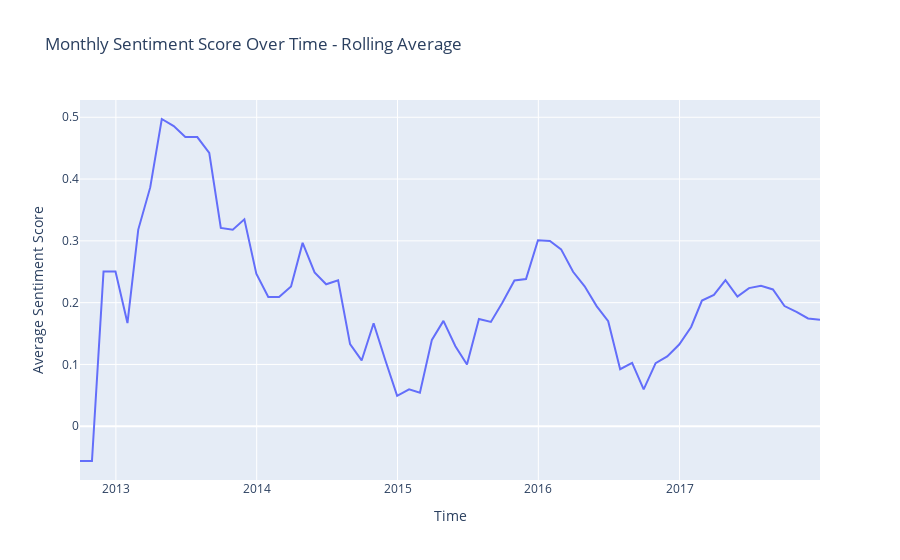

This figure's notebook cell:
### Markdown cell above
#### Transformations for EDA

Aggregating the time period by month and utilizing a moving average with a rolling window of 7 periods to properly visualize the sentiment along with the number of tweets from 2012 onwards. The visualization is a tool to retrieve insights from the data to consider when approaching next development stages.

### Code cell
# rilter the data to include only dates from 2012 onwards
df_filtered = df[df['created_at'].dt.year >= 2012]
# Aggregate sentiment scores by week or month and calculate the mean
# # For monthly average:
monthly_sentiment = df_filtered.resample('M', on='created_at')['sentiment'].mean().reset_index()
# Choose one of the above, then apply a rolling window
rolling_window_size = 7  # 7 periods rolling average
monthly_sentiment['rolling_sentiment'] = monthly_sentiment['sentiment'].rolling(window=rolling_window_size, min_periods=1).mean()

# plotting monthly sentiment 
fig = px.line(monthly_sentiment, x='created_at', y='rolling_sentiment', title='Monthly Sentiment Score Over Time - Rolling Average')
fig.update_xaxes(title_text='Time')
fig.update_yaxes(title_text='Average Sentiment Score')
fig.show()

### Figure 1 — Plotly figure (JSON) as saved in the notebook; plotly's stock layout.template omitted (floating-point values rounded to 4 significant figures)
{"data": [{"hovertemplate": "created_at=%{x}<br>rolling_sentiment=%{y}<extra></extra>", "legendgroup": "", "line": {"color": "#636efa", "dash": "solid"}, "marker": {"symbol": "circle"}, "mode": "lines", "name": "", "orientation": "v", "showlegend": false, "type": "scatter", "x": ["2012-09-30T00:00:00", "2012-10-31T00:00:00", "2012-11-30T00:00:00", "2012-12-31T00:00:00", "2013-01-31T00:00:00", "2013-02-28T00:00:00", "2013-03-31T00:00:00", "2013-04-30T00:00:00", "2013-05-31T00:00:00", "2013-06-30T00:00:00", "2013-07-31T00:00:00", "2013-08-31T00:00:00", "2013-09-30T00:00:00", "2013-10-31T00:00:00", "2013-11-30T00:00:00", "2013-12-31T00:00:00", "2014-01-31T00:00:00", "2014-02-28T00:00:00", "2014-03-31T00:00:00", "2014-04-30T00:00:00", "2014-05-31T00:00:00", "2014-06-30T00:00:00", "2014-07-31T00:00:00", "2014-08-31T00:00:00", "2014-09-30T00:00:00", "2014-10-31T00:00:00", "2014-11-30T00:00:00", "2014-12-31T00:00:00", "2015-01-31T00:00:00", "2015-02-28T00:00:00", "2015-03-31T00:00:00", "2015-04-30T00:00:00", "2015-05-31T00:00:00", "2015-06-30T00:00:00", "2015-07-31T00:00:00", "2015-08-31T00:00:00", "2015-09-30T00:00:00", "2015-10-31T00:00:00", "2015-11-30T00:00:00", "2015-12-31T00:00:00", "2016-01-31T00:00:00", "2016-02-29T00:00:00", "2016-03-31T00:00:00", "2016-04-30T00:00:00", "2016-05-31T00:00:00", "2016-06-30T00:00:00", "2016-07-31T00:00:00", "2016-08-31T00:00:00", "2016-09-30T00:00:00", "2016-10-31T00:00:00", "2016-11-30T00:00:00", "2016-12-31T00:00:00", "2017-01-31T00:00:00", "2017-02-28T00:00:00", "2017-03-31T00:00:00", "2017-04-30T00:00:00", "2017-05-31T00:00:00", "2017-06-30T00:00:00", "2017-07-31T00:00:00", "2017-08-31T00:00:00", "2017-09-30T00:00:00", "2017-10-31T00:00:00", "2017-11-30T00:00:00", "2017-12-31T00:00:00"], "xaxis": "x", "y": [-0.05623, -0.05623, 0.2506, 0.2506, 0.1671, 0.3182, 0.3865, 0.4972, 0.4858, 0.4679, 0.4679, 0.4423, 0.3209, 0.3181, 0.3349, 0.2468, 0.209, 0.209, 0.2262, 0.2967, 0.2488, 0.2297, 0.2361, 0.1328, 0.1065, 0.1667, 0.1076, 0.04909, 0.05966, 0.05415, 0.1398, 0.1705, 0.1294, 0.09985, 0.1734, 0.1688, 0.2002, 0.2359, 0.2381, 0.3009, 0.2999, 0.2863, 0.2499, 0.2265, 0.1944, 0.1699, 0.09235, 0.1024, 0.05967, 0.102, 0.1131, 0.1323, 0.1607, 0.2033, 0.2125, 0.2364, 0.21, 0.2235, 0.2271, 0.2214, 0.1945, 0.1852, 0.1745, 0.1724], "yaxis": "y"}], "layout": {"legend": {"tracegroupgap": 0}, "title": {"text": "Monthly Sentiment Score Over Time - Rolling Average"}, "xaxis": {"anchor": "y", "domain": [0, 1], "title": {"text": "Time"}}, "yaxis": {"anchor": "x", "domain": [0, 1], "title": {"text": "Average Sentiment Score"}}}}
